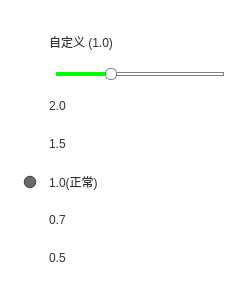
<?xml version="1.0" encoding="UTF-8"?>
<ui version="4.0">
 <class>CSpeedWidget</class>
 <widget class="QWidget" name="CSpeedWidget">
  <property name="geometry">
   <rect>
    <x>0</x>
    <y>0</y>
    <width>240</width>
    <height>300</height>
   </rect>
  </property>
  <property name="windowTitle">
   <string>Form</string>
  </property>
  <property name="styleSheet">
   <string notr="true">#CSpeedWidget
{
    background-color: white;
    border-radius: 12px;
}</string>
  </property>
  <layout class="QGridLayout" name="gridLayout">
   <item row="0" column="0">
    <layout class="QVBoxLayout" name="verticalLayout">
     <item>
      <widget class="QRadioButton" name="m_radCustom">
       <property name="minimumSize">
        <size>
         <width>0</width>
         <height>32</height>
        </size>
       </property>
       <property name="maximumSize">
        <size>
         <width>16777215</width>
         <height>32</height>
        </size>
       </property>
       <property name="styleSheet">
        <string notr="true">#m_radCustom {
    background-color: transparent;
    text-align: left;
    color: #333333;
    padding: 0px 5px;
    border: none;
    spacing: 5px; 
}
#m_radCustom::indicator {
    width: 18px;
    height: 18px;
    subcontrol-position: center left; 
    margin-right: 10px;
}
#m_radCustom::indicator:unchecked {
    image: none; 
}
#m_radCustom::indicator:checked {
    image: url(:/XPlayer/res/selected.png); 
}
#m_radCustom:hover {
    background-color: #F5F5F5;
    border-radius: 6px; 
}</string>
       </property>
       <property name="text">
        <string>自定义 (1.0)</string>
       </property>
      </widget>
     </item>
     <item>
      <layout class="QVBoxLayout" name="verticalLayout_2">
       <property name="spacing">
        <number>0</number>
       </property>
       <item>
        <layout class="QHBoxLayout" name="horizontalLayout">
         <item>
          <spacer name="horizontalSpacer">
           <property name="orientation">
            <enum>Qt::Orientation::Horizontal</enum>
           </property>
           <property name="sizeType">
            <enum>QSizePolicy::Policy::Fixed</enum>
           </property>
           <property name="sizeHint" stdset="0">
            <size>
             <width>40</width>
             <height>20</height>
            </size>
           </property>
          </spacer>
         </item>
         <item>
          <widget class="QSlider" name="m_sldSpeed">
           <property name="minimumSize">
            <size>
             <width>0</width>
             <height>16</height>
            </size>
           </property>
           <property name="maximumSize">
            <size>
             <width>16777215</width>
             <height>16</height>
            </size>
           </property>
           <property name="mouseTracking">
            <bool>true</bool>
           </property>
           <property name="tabletTracking">
            <bool>false</bool>
           </property>
           <property name="styleSheet">
            <string notr="true">#m_sldSpeed::groove:horizontal { 
	border: 1px solid gray;
	height: 2px; 
    left: 5px;
	right: 5px; 
} 
#m_sldSpeed::handle:horizontal { 
	border: 1px solid gray; 
	background:white;
	border-radius: 5px;
	width: 10px; 
	height: 10px; 
	margin: -5px; 
} 
#m_sldSpeed::sub-page:horizontal{ 
	background: rgb(0, 255, 0); 
}</string>
           </property>
           <property name="minimum">
            <number>1</number>
           </property>
           <property name="maximum">
            <number>100</number>
           </property>
           <property name="value">
            <number>33</number>
           </property>
           <property name="orientation">
            <enum>Qt::Orientation::Horizontal</enum>
           </property>
           <property name="invertedAppearance">
            <bool>false</bool>
           </property>
           <property name="invertedControls">
            <bool>false</bool>
           </property>
          </widget>
         </item>
        </layout>
       </item>
      </layout>
     </item>
     <item>
      <widget class="QRadioButton" name="m_rad2Point0">
       <property name="minimumSize">
        <size>
         <width>0</width>
         <height>32</height>
        </size>
       </property>
       <property name="maximumSize">
        <size>
         <width>16777215</width>
         <height>32</height>
        </size>
       </property>
       <property name="styleSheet">
        <string notr="true">#m_rad2Point0 {
    background-color: transparent;
    color: #333333;
    padding: 0px 5px;
    border: none;
    spacing: 5px; 
}
#m_rad2Point0::indicator {
    width: 18px;
    height: 18px;
    subcontrol-position: center left; 
    margin-right: 10px;
}
#m_rad2Point0::indicator:unchecked {
    image: none; 
}
#m_rad2Point0::indicator:checked {
    image: url(:/XPlayer/res/selected.png); 
}
#m_rad2Point0:hover {
    background-color: #F5F5F5;
    border-radius: 6px; 
}</string>
       </property>
       <property name="text">
        <string>2.0</string>
       </property>
      </widget>
     </item>
     <item>
      <widget class="QRadioButton" name="m_rad1Point5">
       <property name="minimumSize">
        <size>
         <width>0</width>
         <height>32</height>
        </size>
       </property>
       <property name="maximumSize">
        <size>
         <width>16777215</width>
         <height>32</height>
        </size>
       </property>
       <property name="styleSheet">
        <string notr="true">#m_rad1Point5 {
    background-color: transparent;
    color: #333333;
    padding: 0px 5px;
    border: none;
    spacing: 5px; 
}
#m_rad1Point5::indicator {
    width: 18px;
    height: 18px;
    subcontrol-position: center left; 
    margin-right: 10px;
}
#m_rad1Point5::indicator:unchecked {
    image: none; 
}
#m_rad1Point5::indicator:checked {
    image: url(:/XPlayer/res/selected.png); 
}
#m_rad1Point5:hover {
    background-color: #F5F5F5;
    border-radius: 6px; 
}</string>
       </property>
       <property name="text">
        <string>1.5</string>
       </property>
      </widget>
     </item>
     <item>
      <widget class="QRadioButton" name="m_radNormal">
       <property name="minimumSize">
        <size>
         <width>0</width>
         <height>32</height>
        </size>
       </property>
       <property name="maximumSize">
        <size>
         <width>16777215</width>
         <height>32</height>
        </size>
       </property>
       <property name="styleSheet">
        <string notr="true">#m_radNormal {
    background-color: transparent;
    color: #333333;
    padding: 0px 5px;
    border: none;
    spacing: 5px; 
}
#m_radNormal::indicator {
    width: 18px;
    height: 18px;
    subcontrol-position: center left; 
    margin-right: 10px;
}
#m_radNormal::indicator:unchecked {
    image: none; 
}
#m_radNormal::indicator:checked {
    image: url(:/XPlayer/res/selected.png); 
}
#m_radNormal:hover {
    background-color: #F5F5F5;
    border-radius: 6px; 
}</string>
       </property>
       <property name="text">
        <string>1.0(正常)</string>
       </property>
       <property name="checked">
        <bool>true</bool>
       </property>
      </widget>
     </item>
     <item>
      <widget class="QRadioButton" name="m_rad0Point7">
       <property name="minimumSize">
        <size>
         <width>0</width>
         <height>32</height>
        </size>
       </property>
       <property name="maximumSize">
        <size>
         <width>16777215</width>
         <height>32</height>
        </size>
       </property>
       <property name="styleSheet">
        <string notr="true">#m_rad0Point7 {
    background-color: transparent;
    color: #333333;
    padding: 0px 5px;
    border: none;
    spacing: 5px; 
}
#m_rad0Point7::indicator {
    width: 18px;
    height: 18px;
    subcontrol-position: center left; 
    margin-right: 10px;
}
#m_rad0Point7::indicator:unchecked {
    image: none; 
}
#m_rad0Point7::indicator:checked {
    image: url(:/XPlayer/res/selected.png); 
}
#m_rad0Point7:hover {
    background-color: #F5F5F5;
    border-radius: 6px; 
}</string>
       </property>
       <property name="text">
        <string>0.7</string>
       </property>
      </widget>
     </item>
     <item>
      <widget class="QRadioButton" name="m_rad0Point5">
       <property name="minimumSize">
        <size>
         <width>0</width>
         <height>32</height>
        </size>
       </property>
       <property name="maximumSize">
        <size>
         <width>16777215</width>
         <height>32</height>
        </size>
       </property>
       <property name="styleSheet">
        <string notr="true">#m_rad0Point5 {
    background-color: transparent;
    color: #333333;
    padding: 0px 5px;
    border: none;
    spacing: 5px; 
}
#m_rad0Point5::indicator {
    width: 18px;
    height: 18px;
    subcontrol-position: center left; 
    margin-right: 10px;
}
#m_rad0Point5::indicator:unchecked {
    image: none; 
}
#m_rad0Point5::indicator:checked {
    image: url(:/XPlayer/res/selected.png); 
}
#m_rad0Point5:hover {
    background-color: #F5F5F5;
    border-radius: 6px; 
}</string>
       </property>
       <property name="text">
        <string>0.5</string>
       </property>
      </widget>
     </item>
    </layout>
   </item>
  </layout>
 </widget>
 <resources/>
 <connections/>
</ui>
